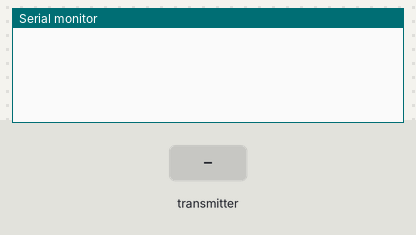
A sketch run on a simulated Arduino Uno, built with avr-gcc and run on an emulated ATmega328P. On the bench: the last lines printed to the serial monitor. The test bench sets the inputs (shaded band). No radio packets arrive unless stated.

Above: at 1.2 s.
1.3 s: the transmitter starts sending myInt = 0
At 2.0 s:
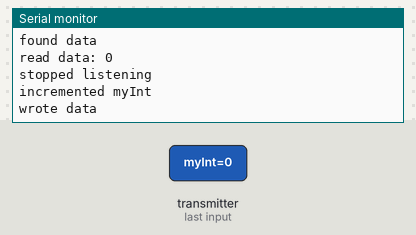
2.8 s: the transmitter starts sending myInt = 64
5.8 s: the transmitter starts sending myInt = 128
8.8 s: the transmitter starts sending myInt = 64
11.8 s: the transmitter starts sending myInt = 255
At 12.7 s:
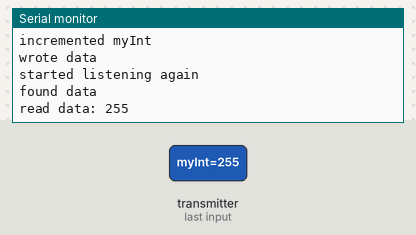
14.8 s: the transmitter starts sending myInt = 0
Timing chart, 0 to 17.8 s (numbered marks = the images above; inputs shaded):
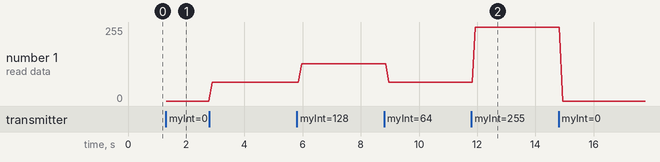

Measured:
- after the input at 1.3 s, the serial monitor: prints a new line at once (image 1)
- after the input at 11.8 s, the serial monitor: prints a new line after 0.13 s (image 2)
- plotted number 1: 0 → 64 after the input at 2.8 s, 64 → 128 after the input at 5.8 s, 64 → 255 after the input at 11.8 s, 255 → 0 after the input at 14.8 s

The sketch:

ArduinoSketch.ino
```cpp
#include <SPI.h>
#include "RF24.h"
#include "nRF24L01.h"

RF24 radio(9,10);

uint64_t pipes[2] = {0xF0BADA5535, 0xF0B16B00B5}; //reading, writing

void initRadio()
{
  radio.setPALevel(RF24_PA_HIGH);
  //payload size default 32...
  radio.setChannel(10); //we're team 10 :)
  radio.setCRCLength(RF24_CRC_16); //2-byte CRC
  radio.setDataRate(RF24_1MBPS); //1Mbps data rate

  radio.openReadingPipe(0, pipes[0]); //reading pipe
  radio.openWritingPipe(pipes[1]);
}

struct data {
  uint8_t myInt;
};

data game;

void setup() {
  Serial.begin(9600);
  // put your setup code here, to run once:
  radio.begin();
  initRadio();

  radio.startListening();

}


void loop() {
  if (radio.available(0))
  {
    Serial.println("found data");

    radio.read((char*) &game, sizeof(game));
    Serial.print("read data: ");
    Serial.println(game.myInt);

    radio.stopListening();
    Serial.println("stopped listening");

    game.myInt++;
    Serial.println("incremented myInt");

    radio.write((char*) &game, sizeof(game));
    Serial.println("wrote data");

    radio.startListening();
    Serial.println("started listening again");
  }
}
```
